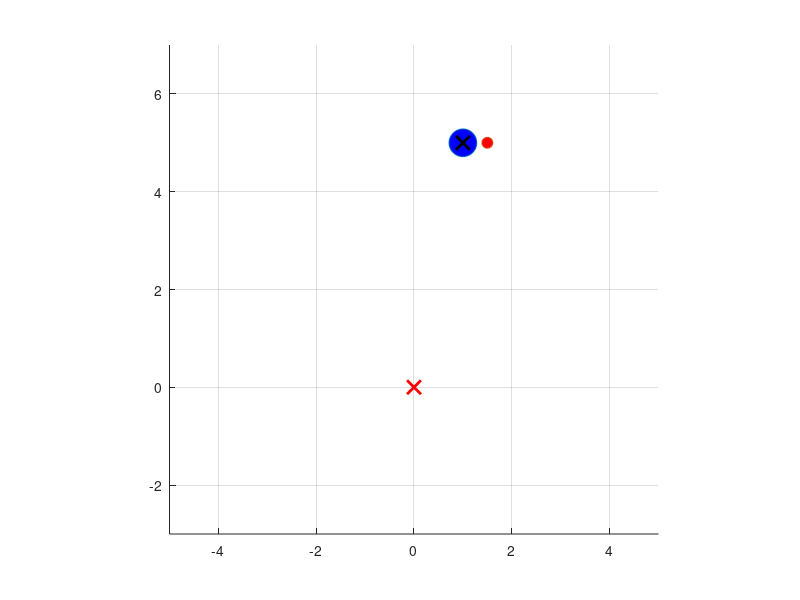

This chart was generated by the following MATLAB code: (Note: this script raises an error after producing the figure.)
clear;
close all;

dt = 0.02; %%時間刻み=離散時間Tsとして使用
Tfin = 6; %シミュレーション終了時間
t1 = [0:dt:Tfin];

u1 = ones(1,length(t1)) * (-2);
u2 = ones(1,length(t1)) * 1;

zi = zeros(length(t1),3);
zi(1,:) = [1 0 5]; %状態z = [z1, z2, z3]T の初期値を設定

v1 = u1 * cos(atan(zi(1,2)));
v2 = u2 / (cos(atan(zi(1,2))) * cos(atan(zi(1,2))));

k2 = 4;
k3 = 5;

x = zi(1,1) + 0.5 * cos(atan(zi(1,2)));
y = zi(1,3) + 0.5 * sin(atan(zi(1,2)));

hold on
axis equal;
grid on;

axis([-5 5 -3 7])

h = plot(zi(1,1),zi(1,3), 'o', 'MarkerSize' ,20, 'MarkerFaceColor', 'b');

h2 = plot(x,y,'o', 'MarkerSize' ,8, 'MarkerFaceColor', 'r');

plot(1,5,'kx','MarkerSize', 10,'LineWidth',2)
plot(0,0,'rx','MarkerSize', 10,'LineWidth',2)

for i = 1:length(t1)-1

    set(h, 'XData', zi(i,1),'YData', zi(i,3));

    set(h2, 'XData', zi(i,1) + 0.5 * cos(atan(zi(i,2))),'YData', zi(i,3) + 0.5 * sin(atan(zi(i,2))));

    drawnow;

    F = getframe(gcf);
      % RGBデータをインデックス付きデータに変更
    [X,map] = rgb2ind(F.cdata,256);
    if i==1
        % GIFファイルに書き出し
        imwrite(X,map,'TimeState_b.gif')
        pause(2)
    else
        % 2回目以降は'append'でアニメーションを作成
        imwrite(X,map,'TimeState_b.gif','WriteMode','append')
    end

    zi(i+1,1) = zi(i,1) + v1(i) * dt; %dz1 = v1(i)dt
    zi(i+1,2) = zi(i,2) + v2(i) * dt; %v2(i)/vi(1)*v1(i)*dt
    zi(i+1,3) = zi(i,3) + zi(i,2) * v1(i) * dt;

    %v1(i+1) = -0.1*zi(i+1,1); %入力v1(=u1cosθ), v1=-λz1で(λ>0の定数)z1を0に収束

    if i > 75
        v1(i+1) = -1 * zi(i+1,1); %入力v1(=u1cosθ), v1=-λz1で(λ>0の定数)z1を0に収束
    end

    %入力v2はv1正負で場合分け
    if v1(i+1) > 0
        v2(i+1) = -k2 * zi(i+1,2) * v1(i+1) - k3 * zi(i+1,3) * v1(i+1); 
    else
        v2(i+1) = k2 * zi(i+1,2) * v1(i+1) - k3 * zi(i+1,3) * v1(i+1); 
    end

end
